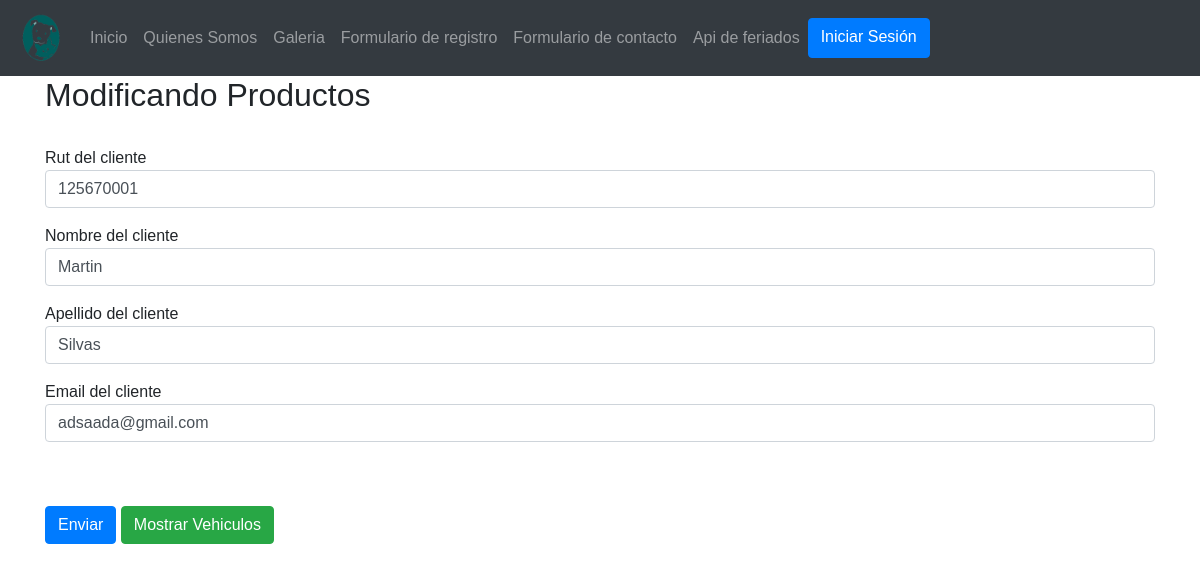
The app's page /form_mod_cliente/125670001 with its own data.
### MascotasCore/models.py (models this page shows, shortened)
class Cliente(models.Model):
    rut = models.IntegerField(primary_key=True, verbose_name='Rut de cliente')
    nombre = models.CharField(max_length=25, verbose_name='Nombre de cliente')
    apellido = models.CharField(max_length=25, verbose_name='Apellido de cliente')
    email = models.CharField(max_length=50, verbose_name='Email de cliente')

### MascotasCore/views.py (the view)
# urls.py: path('form_mod_cliente/<id>', form_mod_cliente, name="form_mod_cliente"),
def form_mod_cliente(request, id):
    cliente = Cliente.objects.get(rut=id)
    datos = {
        'form': ClienteForm(instance = cliente)
    }
    if request.method=='POST':
        formulario = ClienteForm(data=request.POST, instance = cliente)
        if formulario.is_valid():
            formulario.save()
            datos['mensaje'] = "Modificados correctamente"
    return render(request, 'form_mod_cliente.html', datos)

### MascotasCore/templates/form_mod_cliente.html (shortened to what this page needs)
<!DOCTYPE html>
<html lang="en">
<head>
    {% load static %}
    <link href="https://cdn.jsdelivr.net/npm/bootstrap@5.0.1/dist/css/bootstrap.min.css" rel="stylesheet">
    <link rel="stylesheet" href="cdn.jsdelivr.net/npm/bootstrap@4.6.0/dist/css/bootstrap.min.css">
</head>
<body>
    <nav class="navbar navbar-expand-sm navbar-dark bg-dark">
        <a class="navbar-brand" href="#">
          <img src="{% static 'img/logo3.png' %}" width="50" height="50" alt="">
        </a>
        <div class="collapse navbar-collapse" id="opciones">
          <ul class="navbar-nav">
            <li class="nav-item">
              <a class="nav-link" href="{% url 'index' %}">Inicio</a>
            </li>
            <li class="nav-item">
              <a class="nav-link" href="{% url 'somos' %}">Quienes Somos</a>
            </li>
            <li class="nav-item">
              <a class="nav-link" href="{% url 'galeria' %}">Galeria</a>
            </li>
            <li class="nav-item">
              <a class="nav-link" href="{% url 'FormReg' %}">Formulario de registro</a>
            </li>
            <li class="nav-item">
              <a class="nav-link" href="{% url 'FormCont' %}">Formulario de contacto</a>
            </li>
            <li class="nav-item">
              <a class="nav-link" href="{% url 'Api' %}">Api de feriados</a>
            </li>
            {% if user.is_authenticated %}
            <a href="{%  url 'logout' %}" class="btn btn-primary">Cerrar Sesión</a>
            <a href="#">Bienvenido @{{user.username}}</a>
        {% else %}
            <a href="{% url 'login' %}" class="btn btn-primary">Iniciar Sesión</a>
        {% endif %}
          </ul>
        </div>
      </nav>
    <div class="container">
        <h2>Modificando Productos</h2><br>
        <form method="POST" action="#" id="formulario">
            <div class="form-group">
                {{form.rut.label}}
                {{form.rut}}
            </div>
            <div class="form-group">
                {{form.nombre.label}}
                {{form.nombre}}
            </div>
            <div class="form-group">
                {{form.apellido.label}}
                {{form.apellido}}
            </div>
            <div class="form-group">
                {{form.email.label}}
                {{form.email}}
            </div>
            <br><br>
            <input type="submit" class="btn btn-primary" value="Enviar">
            <a href="{% url 'MostrarCliente' %}" class="btn btn-success">Mostrar Vehiculos</a>
        </form>
    </div>
</body>
</html>

### MascotasCore/templates/form_mod_cliente.html (style rules this page uses)
body { font-family: Arial; }

### records on screen
Cliente: rut "125670001", nombre "Martin", apellido "Silvas", email "adsaada@gmail.com"
